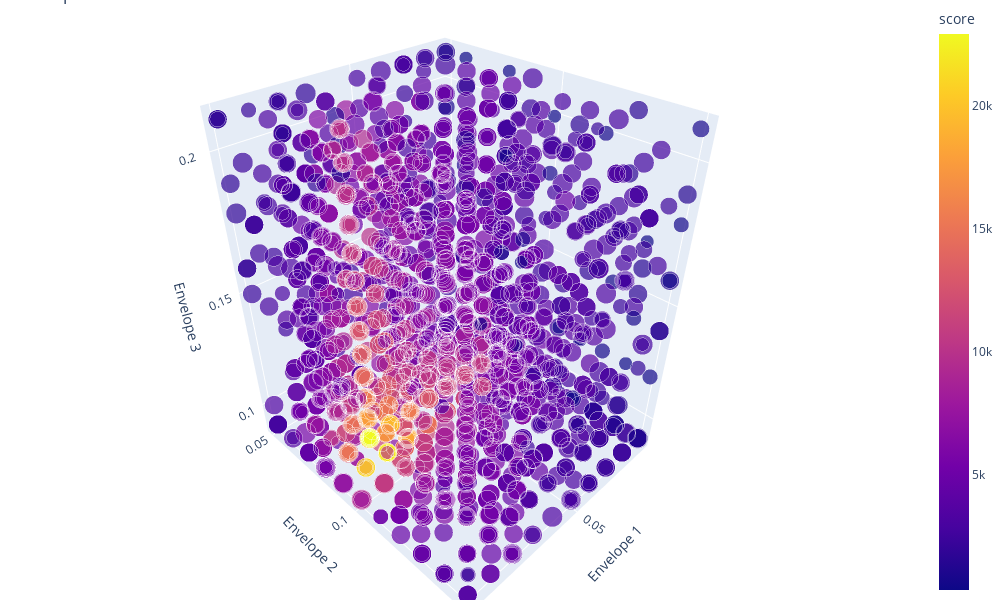

Source (notebook cell):
### Code cell
# Exploration 3D
import plotly.express as px

# Extraire les informations des Trials
results_df = pd.DataFrame({
    'ma_base_window': [trial['misc']['vals']['ma_base_window'][0] + index_np_arrange for trial in trials.trials],
    'envelope_1': [round(trial['misc']['vals']['envelope_1'][0], 2) for trial in trials.trials],
    'envelope_2': [round(trial['misc']['vals']['envelope_2'][0], 2) for trial in trials.trials],
    'envelope_3': [round(trial['misc']['vals']['envelope_3'][0], 2) for trial in trials.trials],
    'score': [-trial['result']['loss'] for trial in trials.trials]
})

# Convertir les indices des enveloppes en valeurs réelles
results_df['envelope_1'] = results_df['envelope_1'].apply(lambda idx: range_envelope_1[idx])
results_df['envelope_2'] = results_df['envelope_2'].apply(lambda idx: range_envelope_2[idx])
results_df['envelope_3'] = results_df['envelope_3'].apply(lambda idx: range_envelope_3[idx])

# Créer une heatmap interactive avec Plotly
fig = px.scatter_3d(results_df,
                    x='envelope_1',
                    y='envelope_2',
                    z='envelope_3',
                    color='score',
                    size='ma_base_window',
                    labels={'envelope_1': 'Envelope 1', 'envelope_2': 'Envelope 2', 'envelope_3': 'Envelope 3'},
                    title='Optimisation des Paramètres',
                    opacity=0.7,
                    hover_name='score')

# Augmenter la hauteur de la heatmap
fig.update_layout(scene=dict(aspectmode='data'),
                  margin=dict(r=0, l=0, b=0, t=0),
                  height=600, width=1000 )

# Afficher la figure interactive
fig.show()

### Figure 1 — Plotly figure (JSON) as saved in the notebook; plotly's stock layout.template omitted (floating-point values rounded to 4 significant figures; data arrays with more than 128 entries replaced by an {"elided": "..."} marker saying what was removed)
{"data": [{"hovertemplate": "<b>%{hovertext}</b><br><br>Envelope 1=%{x}<br>Envelope 2=%{y}<br>Envelope 3=%{z}<br>ma_base_window=%{marker.size}<br>score=%{marker.color}<extra></extra>", "hovertext": {"elided": "5000 float values"}, "legendgroup": "", "marker": {"color": {"elided": "5000 float values"}, "coloraxis": "coloraxis", "opacity": 0.7, "size": {"elided": "5000 int values"}, "sizemode": "area", "sizeref": 0.0175, "symbol": "circle"}, "mode": "markers", "name": "", "scene": "scene", "showlegend": false, "type": "scatter3d", "x": {"elided": "5000 float values"}, "y": {"elided": "5000 float values"}, "z": {"elided": "5000 float values"}}], "layout": {"coloraxis": {"colorbar": {"title": {"text": "score"}}, "colorscale": [[0, "#0d0887"], [0.1111, "#46039f"], [0.2222, "#7201a8"], [0.3333, "#9c179e"], [0.4444, "#bd3786"], [0.5556, "#d8576b"], [0.6667, "#ed7953"], [0.7778, "#fb9f3a"], [0.8889, "#fdca26"], [1, "#f0f921"]]}, "height": 600, "legend": {"itemsizing": "constant", "tracegroupgap": 0}, "margin": {"b": 0, "l": 0, "r": 0, "t": 0}, "scene": {"aspectmode": "data", "domain": {"x": [0, 1], "y": [0, 1]}, "xaxis": {"title": {"text": "Envelope 1"}}, "yaxis": {"title": {"text": "Envelope 2"}}, "zaxis": {"title": {"text": "Envelope 3"}}}, "title": {"text": "Optimisation des Paramètres"}, "width": 1000}}
